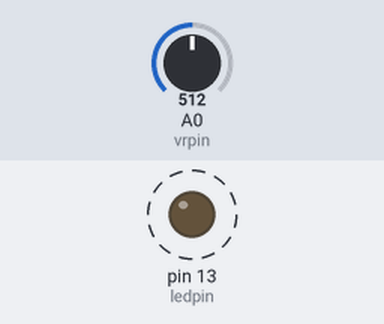
Recording of a sketch running on a simulated Arduino Uno, built with avr-gcc and run on an emulated ATmega328P. Shown: output pins drawn as LEDs (lit = HIGH). Dashed ring = blinking. The test bench sets the inputs (shaded band); at power-on: A0 (vrpin) = 512.

Above: at 1.8 s.
1.9 s: A0 (vrpin) set to 0
At 3.3 s:
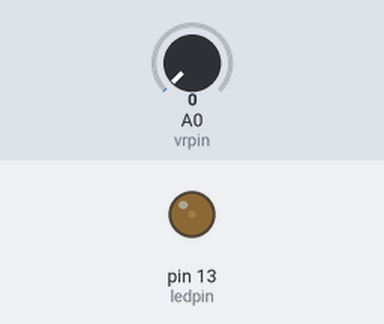
3.6 s: A0 (vrpin) set to 122
At 3.9 s:
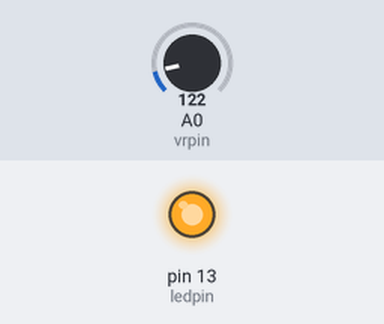
Timing chart, 0 to 13.1 s (numbered marks = the images above; inputs shaded):
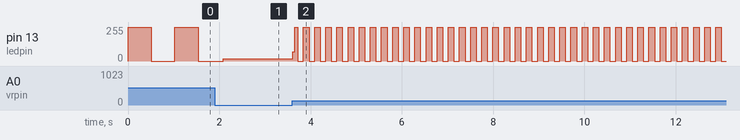

Measured:
- after the input at 3.6 s, pin 13 (ledpin): 16/255 → 69/255 at once, then moves between 0/255 and 255/255, repeating every 0.24 s
- by itself, pin 13 (ledpin): alternates 255/255 for 0.51 s and 0/255 for 0.51 s

The sketch:

EXA7.ino
```cpp
int vrpin = A0;
int vrvalue = 0;

int ledpin = 13;

void setup() {
  // put your setup code here, to run once:

    pinMode(ledpin, OUTPUT);

}

void loop() {
  // put your main code here, to run repeatedly:

    vrvalue = analogRead(vrpin);
    digitalWrite(ledpin, HIGH);
    delay(vrvalue);
    digitalWrite(ledpin, LOW);
    delay(vrvalue);

}
```
